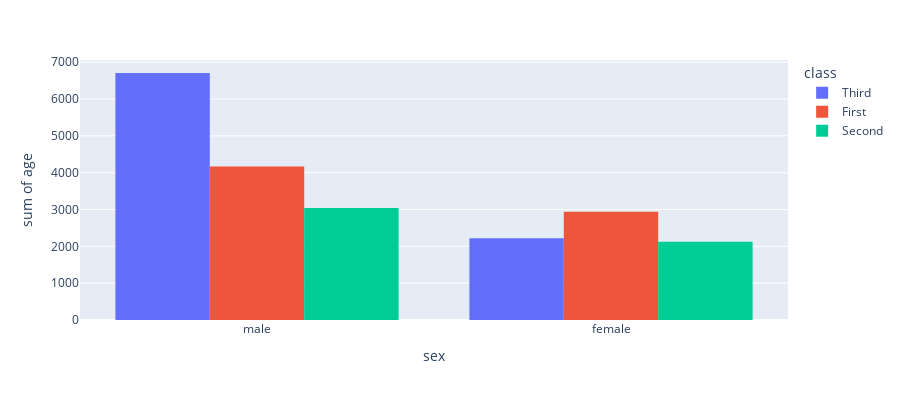

The notebook cell saved with this chart:
### Markdown cell above
---

### Code cell
fig = px.histogram(boat, x="sex", y="age",
             color='class', barmode='group',
             height=400)
fig.show()

### Figure 1 — Plotly figure (JSON) as saved in the notebook; plotly's stock layout.template omitted (floating-point values rounded to 4 significant figures; data arrays with more than 128 entries replaced by an {"elided": "..."} marker saying what was removed)
{"data": [{"alignmentgroup": "True", "bingroup": "x", "histfunc": "sum", "hovertemplate": "class=Third<br>sex=%{x}<br>sum of age=%{y}<extra></extra>", "legendgroup": "Third", "marker": {"color": "#636efa", "pattern": {"shape": ""}}, "name": "Third", "offsetgroup": "Third", "orientation": "v", "showlegend": true, "type": "histogram", "x": {"elided": "491 str values"}, "xaxis": "x", "y": {"elided": "491 float values"}, "yaxis": "y"}, {"alignmentgroup": "True", "bingroup": "x", "histfunc": "sum", "hovertemplate": "class=First<br>sex=%{x}<br>sum of age=%{y}<extra></extra>", "legendgroup": "First", "marker": {"color": "#EF553B", "pattern": {"shape": ""}}, "name": "First", "offsetgroup": "First", "orientation": "v", "showlegend": true, "type": "histogram", "x": {"elided": "216 str values"}, "xaxis": "x", "y": {"elided": "216 float values"}, "yaxis": "y"}, {"alignmentgroup": "True", "bingroup": "x", "histfunc": "sum", "hovertemplate": "class=Second<br>sex=%{x}<br>sum of age=%{y}<extra></extra>", "legendgroup": "Second", "marker": {"color": "#00cc96", "pattern": {"shape": ""}}, "name": "Second", "offsetgroup": "Second", "orientation": "v", "showlegend": true, "type": "histogram", "x": {"elided": "184 str values"}, "xaxis": "x", "y": {"elided": "184 float values"}, "yaxis": "y"}], "layout": {"barmode": "group", "height": 400, "legend": {"title": {"text": "class"}, "tracegroupgap": 0}, "margin": {"t": 60}, "xaxis": {"anchor": "y", "domain": [0, 1], "title": {"text": "sex"}}, "yaxis": {"anchor": "x", "domain": [0, 1], "title": {"text": "sum of age"}}}}
